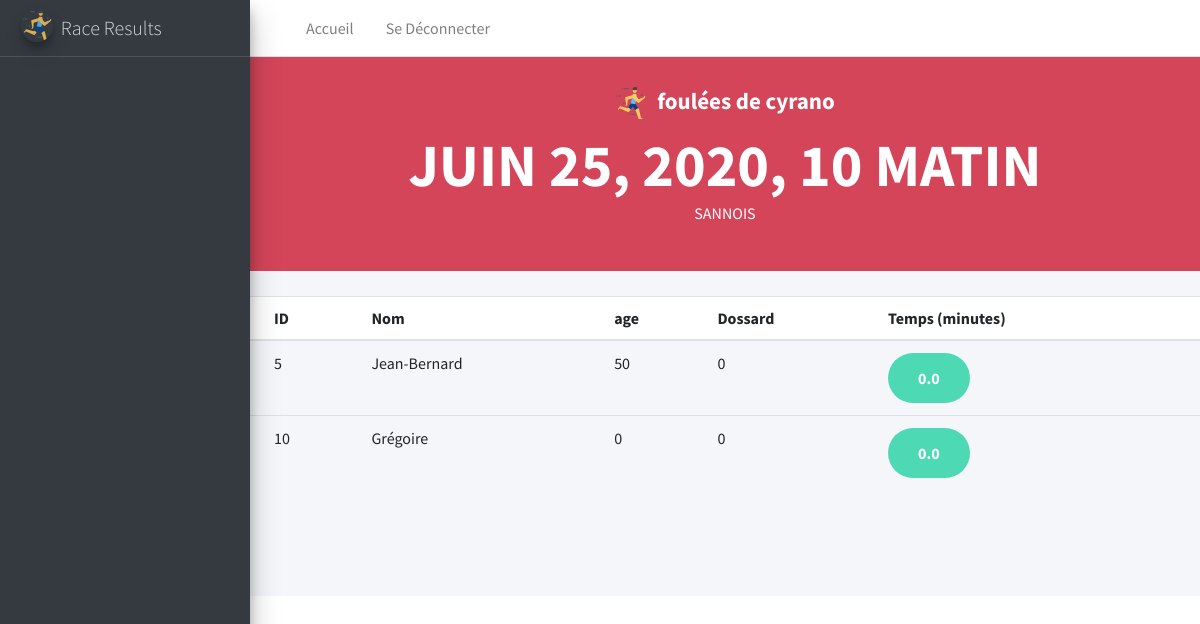
/results/race/2 (signed in), run on the app's committed database.
### resultats/models.py (models this page shows, shortened)
class Race(models.Model):
    name = models.CharField(max_length=100, verbose_name="Nom de la course")
    date = models.DateTimeField(default=timezone.now, verbose_name="Date de la course")
    city = models.CharField(max_length=100, verbose_name="ville de la course")
    address = models.CharField(max_length=100, verbose_name="Lieu du départ de la course")
    type = models.ForeignKey('RaceType', on_delete=models.CASCADE, default=0)
    runners = models.ManyToManyField("Runner", through='RunnerRace')
    class Meta:
        verbose_name = "Course"
        ordering = ['date']

class RunnerRace(models.Model):
    runner = models.ForeignKey(Runner, on_delete=models.PROTECT, verbose_name="Coureur")
    race = models.ForeignKey(Race, on_delete=models.PROTECT, verbose_name="Course")
    registerDate = models.DateTimeField(default=timezone.now, verbose_name="Date d'Inscription à la course")
    indications = models.TextField(max_length=100, verbose_name="Indications spécifiques avant course", default="", null=True)
    time = models.FloatField(verbose_name="temps de course pour ce coureur", default=0)
    bibNumber = models.IntegerField(verbose_name="Numéro de dossard du coureur", default=0)
    class Meta:
        unique_together = ['runner', 'race']

class Runner(models.Model):
    user = models.OneToOneField(User, on_delete=models.CASCADE, default=0)
    age = models.IntegerField(verbose_name="Age du coureur")
    registerDate = models.DateTimeField(default=timezone.now, verbose_name="Date d'Inscription")
    class Meta:
        verbose_name = "Coureur"

### resultats/views.py (the view)
# urls.py: path('race/<int:id_race>', views.race_results, name="race_results"),
@login_required()
def race_results(request, id_race):
    today = date.today()
    race = Race.objects.get(id=id_race)
    runners = RunnerRace.objects.filter(race=race).order_by('time')
    return render(request, 'resultats/race_results.html', locals())

### resultats/templates/resultats/race_results.html
{% extends "base.html" %}
{% block body %}
<div style="">
    <div class="hero-title">
        <h2><img src="../../../static/icons/runner.png" style="margin-right: 10px">{{ race.name}}</h2>
        <h1>{{ race.date}}</h1>
        <p>{{ race.city}}</p>
    </div>
</div>
     <div style="display: flex; justify-content: center; margin-top: 25px;">
    <div class="card-body table-responsive p-0" style="height: 300px;">
                <table class="table table-head-fixed text-nowrap">
                  <thead>
                    <tr>
                      <th>ID</th>
                      <th>Nom</th>
                      <th>age</th>
                      <th>Dossard</th>
                      <th>Temps (minutes)</th>
                    </tr>
                  </thead>
                     <tbody>
                    {% for r in runners.all %}
                        <tr>
                      <td>{{ r.id }}</td>
                      <td>{{ r.runner.user }}</td>
                      <td>{{ r.runner.age }}</td>
                      <td>{{ r.bibNumber     }}</td><td><span class="button btn-primary">{{ r.time }}</span></td>
                    </tr>
                   {% endfor %}
   </tbody>
                </table>
              </div>
    </div>
{% endblock %}

### data on the page
Race: name "foulées de cyrano", date "JUIN 25, 2020, 10 MATIN", city "SANNOIS"
RunnerRace: id "5", runner.user "Jean-Bernard", runner.age "50", bibNumber "0", time "0.0"
RunnerRace: id "10", runner.user "Grégoire", runner.age "0", bibNumber "0", time "0.0"
